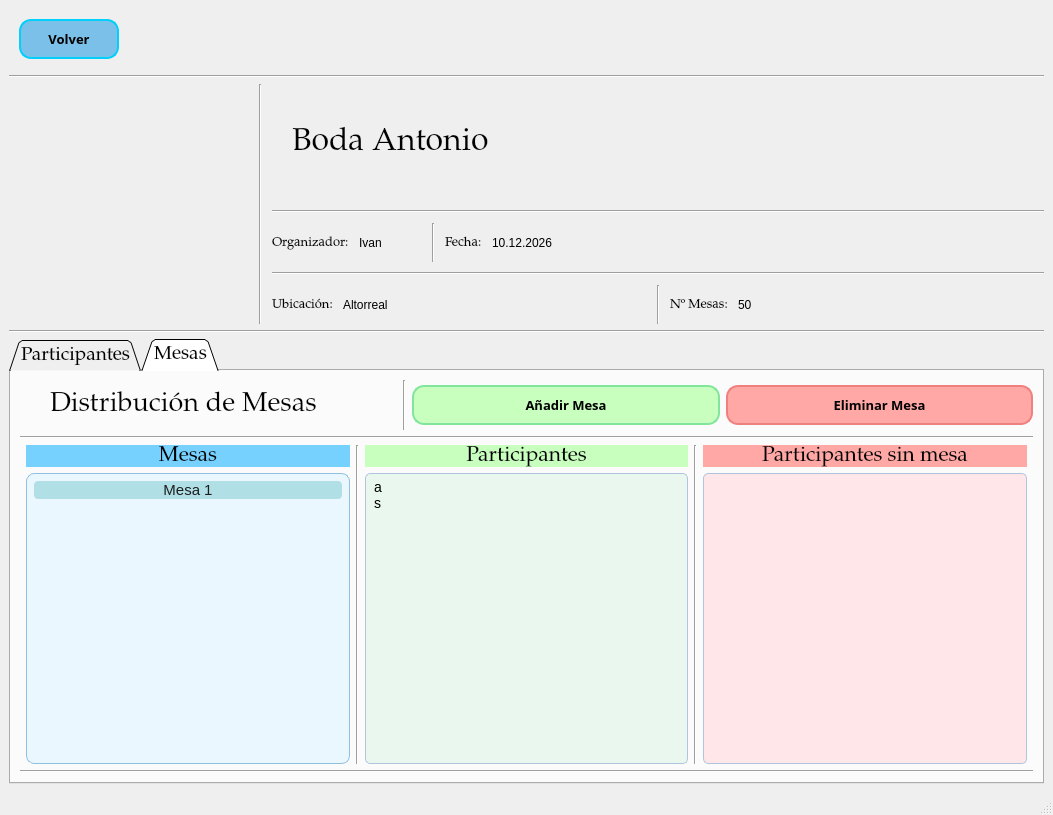
<?xml version="1.0" encoding="UTF-8"?>
<ui version="4.0">
 <class>MainWindow</class>
 <widget class="QMainWindow" name="MainWindow">
  <property name="geometry">
   <rect>
    <x>0</x>
    <y>0</y>
    <width>1053</width>
    <height>815</height>
   </rect>
  </property>
  <property name="windowTitle">
   <string>MainWindow</string>
  </property>
  <widget class="QWidget" name="centralwidget">
   <layout class="QVBoxLayout" name="verticalLayout_2" stretch="1,2,3">
    <item>
     <layout class="QVBoxLayout" name="verticalLayout_5" stretch="0,0,0">
      <item>
       <layout class="QHBoxLayout" name="horizontalLayout_6">
        <property name="spacing">
         <number>0</number>
        </property>
        <property name="leftMargin">
         <number>10</number>
        </property>
        <property name="topMargin">
         <number>10</number>
        </property>
        <property name="bottomMargin">
         <number>10</number>
        </property>
        <item>
         <widget class="QPushButton" name="btnVolver">
          <property name="minimumSize">
           <size>
            <width>100</width>
            <height>40</height>
           </size>
          </property>
          <property name="font">
           <font>
            <family>Alef</family>
            <pointsize>10</pointsize>
            <weight>75</weight>
            <italic>false</italic>
            <bold>true</bold>
           </font>
          </property>
          <property name="cursor">
           <cursorShape>PointingHandCursor</cursorShape>
          </property>
          <property name="styleSheet">
           <string notr="true">QWidget {
    background-color: rgb(122, 192, 232); /* Un rojo pastel o rosa muy claro */
	border-radius: 12px; /* Bordes Redondeados para todos los botones */
	border: 2px solid #00D0FB; /* Borde sutil */
	font-weight: bold;
}
QPushButton#btnVolver:hover {
    background-color: #00D0FB;
}</string>
          </property>
          <property name="text">
           <string>Volver</string>
          </property>
         </widget>
        </item>
        <item>
         <spacer name="horizontalSpacer_2">
          <property name="orientation">
           <enum>Qt::Horizontal</enum>
          </property>
          <property name="sizeHint" stdset="0">
           <size>
            <width>40</width>
            <height>20</height>
           </size>
          </property>
         </spacer>
        </item>
       </layout>
      </item>
      <item>
       <widget class="Line" name="line_7">
        <property name="orientation">
         <enum>Qt::Horizontal</enum>
        </property>
       </widget>
      </item>
      <item>
       <layout class="QHBoxLayout" name="horizontalLayout_5" stretch="1,0,3">
        <property name="spacing">
         <number>10</number>
        </property>
        <item>
         <widget class="QLabel" name="lblImagen">
          <property name="enabled">
           <bool>true</bool>
          </property>
          <property name="sizePolicy">
           <sizepolicy hsizetype="Fixed" vsizetype="Fixed">
            <horstretch>0</horstretch>
            <verstretch>0</verstretch>
           </sizepolicy>
          </property>
          <property name="minimumSize">
           <size>
            <width>240</width>
            <height>240</height>
           </size>
          </property>
          <property name="maximumSize">
           <size>
            <width>240</width>
            <height>240</height>
           </size>
          </property>
          <property name="sizeIncrement">
           <size>
            <width>0</width>
            <height>0</height>
           </size>
          </property>
          <property name="layoutDirection">
           <enum>Qt::LeftToRight</enum>
          </property>
          <property name="autoFillBackground">
           <bool>false</bool>
          </property>
          <property name="styleSheet">
           <string notr="true">QLabel {
}
</string>
          </property>
          <property name="text">
           <string/>
          </property>
          <property name="pixmap">
           <pixmap resource="../Imagenes/imagenes.qrc">:/icons/logoGT.png</pixmap>
          </property>
          <property name="scaledContents">
           <bool>true</bool>
          </property>
          <property name="wordWrap">
           <bool>false</bool>
          </property>
          <property name="indent">
           <number>-2</number>
          </property>
         </widget>
        </item>
        <item>
         <widget class="Line" name="line_6">
          <property name="orientation">
           <enum>Qt::Vertical</enum>
          </property>
         </widget>
        </item>
        <item>
         <layout class="QVBoxLayout" name="verticalLayout_3" stretch="3,0,1,0,1">
          <item>
           <layout class="QHBoxLayout" name="horizontalLayout_7">
            <item>
             <spacer name="horizontalSpacer_3">
              <property name="orientation">
               <enum>Qt::Horizontal</enum>
              </property>
              <property name="sizeType">
               <enum>QSizePolicy::Fixed</enum>
              </property>
              <property name="sizeHint" stdset="0">
               <size>
                <width>20</width>
                <height>20</height>
               </size>
              </property>
             </spacer>
            </item>
            <item>
             <widget class="QLabel" name="lblTituloEvento">
              <property name="font">
               <font>
                <family>Palatino Linotype</family>
                <pointsize>24</pointsize>
               </font>
              </property>
              <property name="autoFillBackground">
               <bool>false</bool>
              </property>
              <property name="text">
               <string>Boda Antonio</string>
              </property>
             </widget>
            </item>
           </layout>
          </item>
          <item>
           <widget class="Line" name="line">
            <property name="orientation">
             <enum>Qt::Horizontal</enum>
            </property>
           </widget>
          </item>
          <item>
           <layout class="QHBoxLayout" name="horizontalLayout_4" stretch="0,0,1">
            <item>
             <layout class="QHBoxLayout" name="horizontalLayout_9" stretch="0,0,0">
              <item>
               <widget class="QLabel" name="Organizador">
                <property name="font">
                 <font>
                  <family>Palatino Linotype</family>
                  <pointsize>10</pointsize>
                 </font>
                </property>
                <property name="text">
                 <string>Organizador:</string>
                </property>
               </widget>
              </item>
              <item>
               <widget class="QLabel" name="lblOrganizador">
                <property name="text">
                 <string>Ivan</string>
                </property>
               </widget>
              </item>
              <item>
               <spacer name="horizontalSpacer_4">
                <property name="orientation">
                 <enum>Qt::Horizontal</enum>
                </property>
                <property name="sizeHint" stdset="0">
                 <size>
                  <width>40</width>
                  <height>20</height>
                 </size>
                </property>
               </spacer>
              </item>
             </layout>
            </item>
            <item>
             <widget class="Line" name="line_2">
              <property name="orientation">
               <enum>Qt::Vertical</enum>
              </property>
             </widget>
            </item>
            <item>
             <layout class="QHBoxLayout" name="horizontalLayout_10">
              <property name="rightMargin">
               <number>30</number>
              </property>
              <item>
               <widget class="QLabel" name="Fecha">
                <property name="font">
                 <font>
                  <family>Palatino Linotype</family>
                  <pointsize>10</pointsize>
                 </font>
                </property>
                <property name="text">
                 <string>Fecha:</string>
                </property>
               </widget>
              </item>
              <item>
               <widget class="QLabel" name="lblFecha">
                <property name="text">
                 <string>10.12.2026</string>
                </property>
               </widget>
              </item>
              <item>
               <spacer name="horizontalSpacer_6">
                <property name="orientation">
                 <enum>Qt::Horizontal</enum>
                </property>
                <property name="sizeHint" stdset="0">
                 <size>
                  <width>40</width>
                  <height>20</height>
                 </size>
                </property>
               </spacer>
              </item>
             </layout>
            </item>
           </layout>
          </item>
          <item>
           <widget class="Line" name="line_3">
            <property name="orientation">
             <enum>Qt::Horizontal</enum>
            </property>
           </widget>
          </item>
          <item>
           <layout class="QVBoxLayout" name="verticalLayout_6">
            <item>
             <layout class="QHBoxLayout" name="horizontalLayout_8" stretch="0,0,0">
              <item>
               <layout class="QHBoxLayout" name="horizontalLayout_11">
                <item>
                 <widget class="QLabel" name="Ubicacion">
                  <property name="font">
                   <font>
                    <family>Palatino Linotype</family>
                    <pointsize>10</pointsize>
                   </font>
                  </property>
                  <property name="text">
                   <string>Ubicación:</string>
                  </property>
                 </widget>
                </item>
                <item>
                 <widget class="QLabel" name="lblUbicacion">
                  <property name="text">
                   <string>Altorreal</string>
                  </property>
                 </widget>
                </item>
                <item>
                 <spacer name="horizontalSpacer_5">
                  <property name="orientation">
                   <enum>Qt::Horizontal</enum>
                  </property>
                  <property name="sizeHint" stdset="0">
                   <size>
                    <width>40</width>
                    <height>20</height>
                   </size>
                  </property>
                 </spacer>
                </item>
               </layout>
              </item>
              <item>
               <widget class="Line" name="line_4">
                <property name="orientation">
                 <enum>Qt::Vertical</enum>
                </property>
               </widget>
              </item>
              <item>
               <layout class="QHBoxLayout" name="horizontalLayout_12">
                <item>
                 <widget class="QLabel" name="NumMesas">
                  <property name="font">
                   <font>
                    <family>Palatino Linotype</family>
                    <pointsize>10</pointsize>
                   </font>
                  </property>
                  <property name="text">
                   <string>Nº Mesas:</string>
                  </property>
                 </widget>
                </item>
                <item>
                 <widget class="QLabel" name="lblMesas">
                  <property name="text">
                   <string>50</string>
                  </property>
                 </widget>
                </item>
                <item>
                 <spacer name="horizontalSpacer_7">
                  <property name="orientation">
                   <enum>Qt::Horizontal</enum>
                  </property>
                  <property name="sizeHint" stdset="0">
                   <size>
                    <width>40</width>
                    <height>20</height>
                   </size>
                  </property>
                 </spacer>
                </item>
               </layout>
              </item>
             </layout>
            </item>
           </layout>
          </item>
         </layout>
        </item>
       </layout>
      </item>
     </layout>
    </item>
    <item>
     <widget class="Line" name="line_5">
      <property name="orientation">
       <enum>Qt::Horizontal</enum>
      </property>
     </widget>
    </item>
    <item>
     <widget class="QTabWidget" name="tabWidget">
      <property name="font">
       <font>
        <family>Palatino Linotype</family>
        <pointsize>14</pointsize>
       </font>
      </property>
      <property name="cursor">
       <cursorShape>ArrowCursor</cursorShape>
      </property>
      <property name="styleSheet">
       <string notr="true"/>
      </property>
      <property name="tabPosition">
       <enum>QTabWidget::North</enum>
      </property>
      <property name="tabShape">
       <enum>QTabWidget::Triangular</enum>
      </property>
      <property name="currentIndex">
       <number>1</number>
      </property>
      <property name="iconSize">
       <size>
        <width>32</width>
        <height>32</height>
       </size>
      </property>
      <property name="documentMode">
       <bool>false</bool>
      </property>
      <property name="tabsClosable">
       <bool>false</bool>
      </property>
      <property name="movable">
       <bool>true</bool>
      </property>
      <property name="tabBarAutoHide">
       <bool>false</bool>
      </property>
      <widget class="QWidget" name="tabListaDeParticipantes">
       <attribute name="icon">
        <iconset resource="../Imagenes/imagenes.qrc">
         <normaloff>:/icons/persona.png</normaloff>:/icons/persona.png</iconset>
       </attribute>
       <attribute name="title">
        <string>Participantes</string>
       </attribute>
       <layout class="QVBoxLayout" name="verticalLayout_8">
        <item>
         <layout class="QVBoxLayout" name="verticalLayout">
          <item>
           <layout class="QVBoxLayout" name="verticalLayout_7">
            <item>
             <layout class="QHBoxLayout" name="horizontalLayout">
              <item>
               <widget class="QLabel" name="lblListaDeParticipantes">
                <property name="font">
                 <font>
                  <family>Palatino Linotype</family>
                  <pointsize>20</pointsize>
                 </font>
                </property>
                <property name="styleSheet">
                 <string notr="true">	padding:10px;</string>
                </property>
                <property name="text">
                 <string>Lista de Participantes</string>
                </property>
               </widget>
              </item>
              <item>
               <spacer name="horizontalSpacer">
                <property name="orientation">
                 <enum>Qt::Horizontal</enum>
                </property>
                <property name="sizeType">
                 <enum>QSizePolicy::Fixed</enum>
                </property>
                <property name="sizeHint" stdset="0">
                 <size>
                  <width>40</width>
                  <height>50</height>
                 </size>
                </property>
               </spacer>
              </item>
              <item>
               <widget class="Line" name="line_16">
                <property name="orientation">
                 <enum>Qt::Vertical</enum>
                </property>
               </widget>
              </item>
              <item>
               <widget class="QPushButton" name="btnActualizarParticipante">
                <property name="minimumSize">
                 <size>
                  <width>120</width>
                  <height>40</height>
                 </size>
                </property>
                <property name="font">
                 <font>
                  <family>Alef</family>
                  <pointsize>10</pointsize>
                  <weight>75</weight>
                  <italic>false</italic>
                  <bold>true</bold>
                 </font>
                </property>
                <property name="cursor">
                 <cursorShape>PointingHandCursor</cursorShape>
                </property>
                <property name="styleSheet">
                 <string notr="true">QWidget {
    background-color: rgb(255, 230, 204); /* Un naranja muy pálido o melocotón claro */
border-radius: 12px; /* Bordes Redondeados para todos los botones */
	border: 2px solid #FFCC9A; /* Borde sutil */
font-weight: bold;
}
QPushButton#btnActualizarParticipante:hover {
    background-color: #FFCC9A; 
}</string>
                </property>
                <property name="text">
                 <string>Actualizar</string>
                </property>
               </widget>
              </item>
              <item>
               <widget class="QPushButton" name="btnAnyadirParticipante">
                <property name="minimumSize">
                 <size>
                  <width>100</width>
                  <height>0</height>
                 </size>
                </property>
                <property name="font">
                 <font>
                  <family>Alef</family>
                  <pointsize>10</pointsize>
                  <weight>75</weight>
                  <italic>false</italic>
                  <bold>true</bold>
                 </font>
                </property>
                <property name="cursor">
                 <cursorShape>PointingHandCursor</cursorShape>
                </property>
                <property name="styleSheet">
                 <string notr="true">QWidget {
    background-color: rgb(200, 255, 190); /* Un verde muy pálido, casi menta */
	padding:10px;	
/* Estilos base comunes */
    border: none;
    border-radius: 12px; /* Bordes Redondeados para todos los botones */
	border: 2px solid #81E59C; /* Borde sutil */
    padding: 8px 15px;
    font-weight: bold;
    color: black;
}

QPushButton#btnAnyadirParticipante:hover {
    background-color: #81E59C;
}</string>
                </property>
                <property name="text">
                 <string>Añadir</string>
                </property>
               </widget>
              </item>
              <item>
               <widget class="QPushButton" name="btnEliminarParticipante">
                <property name="minimumSize">
                 <size>
                  <width>110</width>
                  <height>40</height>
                 </size>
                </property>
                <property name="font">
                 <font>
                  <family>Alef</family>
                  <pointsize>10</pointsize>
                  <weight>75</weight>
                  <italic>false</italic>
                  <bold>true</bold>
                 </font>
                </property>
                <property name="cursor">
                 <cursorShape>PointingHandCursor</cursorShape>
                </property>
                <property name="styleSheet">
                 <string notr="true">QWidget {
    background-color: rgb(255, 168, 165); /* Un rojo pastel o rosa muy claro */
	border-radius: 12px; /* Bordes Redondeados para todos los botones */
	border: 2px solid #F08080; /* Borde sutil */
	font-weight: bold;
}
QPushButton#btnEliminarParticipante:hover {
    background-color: #F08080;
}</string>
                </property>
                <property name="text">
                 <string>Eliminar</string>
                </property>
               </widget>
              </item>
             </layout>
            </item>
            <item>
             <layout class="QHBoxLayout" name="horizontalLayout_15">
              <property name="spacing">
               <number>40</number>
              </property>
              <property name="leftMargin">
               <number>40</number>
              </property>
              <property name="topMargin">
               <number>0</number>
              </property>
              <property name="rightMargin">
               <number>40</number>
              </property>
              <item>
               <widget class="QLabel" name="BuscarParticipante">
                <property name="maximumSize">
                 <size>
                  <width>200</width>
                  <height>16777215</height>
                 </size>
                </property>
                <property name="text">
                 <string>Buscar Participante</string>
                </property>
               </widget>
              </item>
              <item>
               <widget class="QLineEdit" name="lneBuscadorParticipante">
                <property name="maximumSize">
                 <size>
                  <width>200</width>
                  <height>16777215</height>
                 </size>
                </property>
               </widget>
              </item>
              <item>
               <widget class="QPushButton" name="btnAsignacionAutomatica">
                <property name="minimumSize">
                 <size>
                  <width>240</width>
                  <height>40</height>
                 </size>
                </property>
                <property name="font">
                 <font>
                  <family>Alef</family>
                  <pointsize>10</pointsize>
                  <weight>75</weight>
                  <italic>false</italic>
                  <bold>true</bold>
                 </font>
                </property>
                <property name="cursor">
                 <cursorShape>PointingHandCursor</cursorShape>
                </property>
                <property name="styleSheet">
                 <string notr="true">QWidget {
    background-color: rgb(204, 255, 255); /* Un azul cian o turquesa muy pálido */
	font-weight: bold;
border-radius: 12px; /* Bordes Redondeados para todos los botones */
	border: 2px solid #4AEDFF; /* Borde sutil */
font-weight: bold;
}
QPushButton#btnAsignacionAutomatica:hover {
    background-color: #4AEDFF;
}</string>
                </property>
                <property name="text">
                 <string>Asignacion Automática</string>
                </property>
               </widget>
              </item>
              <item>
               <widget class="QPushButton" name="btnGenerarInforme">
                <property name="minimumSize">
                 <size>
                  <width>0</width>
                  <height>40</height>
                 </size>
                </property>
                <property name="font">
                 <font>
                  <family>Arial</family>
                  <pointsize>10</pointsize>
                  <weight>75</weight>
                  <bold>true</bold>
                 </font>
                </property>
                <property name="cursor">
                 <cursorShape>PointingHandCursor</cursorShape>
                </property>
                <property name="styleSheet">
                 <string notr="true">QWidget {
    background-color: rgb(204, 255, 255); /* Un azul cian o turquesa muy pálido */
	font-weight: bold;
border-radius: 12px; /* Bordes Redondeados para todos los botones */
	border: 2px solid #4AEDFF; /* Borde sutil */
font-weight: bold;
}
QPushButton#btnGenerarInforme:hover {
    background-color: #4AEDFF;
}</string>
                </property>
                <property name="text">
                 <string>Generar Informe</string>
                </property>
               </widget>
              </item>
             </layout>
            </item>
            <item>
             <widget class="Line" name="line_15">
              <property name="orientation">
               <enum>Qt::Horizontal</enum>
              </property>
             </widget>
            </item>
            <item>
             <widget class="QTableWidget" name="tablaParticipantes">
              <property name="font">
               <font>
                <family>Microsoft JhengHei UI Light</family>
                <pointsize>14</pointsize>
               </font>
              </property>
              <property name="editTriggers">
               <set>QAbstractItemView::NoEditTriggers</set>
              </property>
              <row>
               <property name="text">
                <string>1</string>
               </property>
              </row>
              <column>
               <property name="text">
                <string>PARTICIPANTE</string>
               </property>
              </column>
              <column>
               <property name="text">
                <string>ACOMPAÑANTES</string>
               </property>
              </column>
              <column>
               <property name="text">
                <string>INCOMPATIBILIDADES</string>
               </property>
              </column>
              <column>
               <property name="text">
                <string>MESA</string>
               </property>
              </column>
              <item row="0" column="0">
               <property name="text">
                <string>Sergio</string>
               </property>
               <property name="font">
                <font>
                 <pointsize>10</pointsize>
                </font>
               </property>
              </item>
              <item row="0" column="1">
               <property name="text">
                <string>Ibai Llanos Garatea, Ibai Llanos Garatea</string>
               </property>
              </item>
              <item row="0" column="2">
               <property name="text">
                <string>Ibai Llanos Garatea, Ibai Llanos Garatea</string>
               </property>
              </item>
              <item row="0" column="3">
               <property name="text">
                <string>4</string>
               </property>
              </item>
             </widget>
            </item>
           </layout>
          </item>
         </layout>
        </item>
       </layout>
      </widget>
      <widget class="QWidget" name="tabDistribucionDeMesas">
       <attribute name="icon">
        <iconset resource="../Imagenes/imagenes.qrc">
         <normaloff>:/icons/mesa.png</normaloff>:/icons/mesa.png</iconset>
       </attribute>
       <attribute name="title">
        <string>Mesas</string>
       </attribute>
       <layout class="QVBoxLayout" name="verticalLayout_11">
        <item>
         <layout class="QHBoxLayout" name="LayoutDistribucionDeMesas">
          <property name="leftMargin">
           <number>30</number>
          </property>
          <item>
           <widget class="QLabel" name="DistribucionDeMesas">
            <property name="font">
             <font>
              <family>Palatino Linotype</family>
              <pointsize>20</pointsize>
             </font>
            </property>
            <property name="text">
             <string>Distribución de Mesas</string>
            </property>
           </widget>
          </item>
          <item>
           <spacer name="spacerDistribucionDeMesas">
            <property name="orientation">
             <enum>Qt::Horizontal</enum>
            </property>
            <property name="sizeType">
             <enum>QSizePolicy::Fixed</enum>
            </property>
            <property name="sizeHint" stdset="0">
             <size>
              <width>40</width>
              <height>50</height>
             </size>
            </property>
           </spacer>
          </item>
          <item>
           <widget class="Line" name="line_14">
            <property name="orientation">
             <enum>Qt::Vertical</enum>
            </property>
           </widget>
          </item>
          <item>
           <widget class="QPushButton" name="btnAnyadirMesa">
            <property name="minimumSize">
             <size>
              <width>180</width>
              <height>40</height>
             </size>
            </property>
            <property name="font">
             <font>
              <family>Alef</family>
              <pointsize>10</pointsize>
              <weight>75</weight>
              <italic>false</italic>
              <bold>true</bold>
             </font>
            </property>
            <property name="cursor">
             <cursorShape>PointingHandCursor</cursorShape>
            </property>
            <property name="styleSheet">
             <string notr="true">QWidget {
    background-color: rgb(200, 255, 190); /* Un verde muy pálido, casi menta */
	padding:10px;	
/* Estilos base comunes */
    border: none;
    border-radius: 12px; /* Bordes Redondeados para todos los botones */
	border: 2px solid #81E59C; /* Borde sutil */
    padding: 8px 15px;
    font-weight: bold;
    color: black;
}

QPushButton#btnAnyadirMesa:hover {
    background-color: #81E59C;
}</string>
            </property>
            <property name="text">
             <string>Añadir Mesa</string>
            </property>
           </widget>
          </item>
          <item>
           <widget class="QPushButton" name="btnEliminarMesa">
            <property name="minimumSize">
             <size>
              <width>180</width>
              <height>40</height>
             </size>
            </property>
            <property name="font">
             <font>
              <family>Alef</family>
              <pointsize>10</pointsize>
              <weight>75</weight>
              <italic>false</italic>
              <bold>true</bold>
             </font>
            </property>
            <property name="cursor">
             <cursorShape>PointingHandCursor</cursorShape>
            </property>
            <property name="styleSheet">
             <string notr="true">QWidget {
    background-color: rgb(255, 168, 165); /* Un rojo pastel o rosa muy claro */
	border-radius: 12px; /* Bordes Redondeados para todos los botones */
	border: 2px solid #F08080; /* Borde sutil */
	font-weight: bold;
}
QPushButton#btnEliminarMesa:hover {
    background-color: #F08080;
}</string>
            </property>
            <property name="text">
             <string>Eliminar Mesa</string>
            </property>
           </widget>
          </item>
         </layout>
        </item>
        <item>
         <widget class="Line" name="line_8">
          <property name="orientation">
           <enum>Qt::Horizontal</enum>
          </property>
         </widget>
        </item>
        <item>
         <layout class="QHBoxLayout" name="horizontalLayout_2">
          <item>
           <widget class="Line" name="line_11">
            <property name="orientation">
             <enum>Qt::Horizontal</enum>
            </property>
           </widget>
          </item>
          <item>
           <layout class="QVBoxLayout" name="VerticalLayoutMesas">
            <item>
             <widget class="QLabel" name="Mesas">
              <property name="font">
               <font>
                <family>Palatino Linotype</family>
                <pointsize>16</pointsize>
               </font>
              </property>
              <property name="styleSheet">
               <string notr="true">background-color:#77D1FF;</string>
              </property>
              <property name="text">
               <string>Mesas</string>
              </property>
              <property name="alignment">
               <set>Qt::AlignCenter</set>
              </property>
             </widget>
            </item>
            <item>
             <widget class="QListWidget" name="listWidgetMesas">
              <property name="font">
               <font>
                <pointsize>-1</pointsize>
               </font>
              </property>
              <property name="layoutDirection">
               <enum>Qt::LeftToRight</enum>
              </property>
              <property name="autoFillBackground">
               <bool>false</bool>
              </property>
              <property name="styleSheet">
               <string notr="true">/* ESTILO GENERAL DE LAS LISTAS (QListWidget) - Mesas */
QListWidget#listWidgetMesas { /* Usa el objectName real de tu lista de Mesas */
    background: #EAF7FF; /* Fondo general azul muy pálido */
    border: 1px solid #90C0E0; /* Borde azul suave */
    border-radius: 8px; /* Bordes más suaves */
    font-size: 15px; /* Ligeramente más grande */
    padding: 5px;
text-align: center;

}

/* Centrado del texto en TODOS los ítems de QListWidget (horizontal) */
QListWidget#listWidgetMesas::item {
    text-align: center;
    /* Estilo base de los ítems: el color que querías para todas las mesas */
    background-color: #B0E0E6; /* Azul claro suave (como el de tu imagen) */
    color: #1E1E1E; /* Texto oscuro para contraste */
    margin: 2px; /* Pequeño margen entre elementos */
    border-radius: 4px; /* Bordes redondeados en cada ítem */
}

/* Estilo para el hover */
QListWidget#listWidgetMesas::item:hover {
    background: #A0D0E0; /* Azul ligeramente más oscuro al pasar el ratón */
}

/* Estilo para el elemento REALMENTE seleccionado */
QListWidget#listWidgetMesas::item:selected {
    background: #4682B4; /* Azul Acero (color de selección fuerte) */
    color: white;
    font-weight: bold; /* Destacar el seleccionado */
text-align: center;
}</string>
              </property>
              <property name="dragEnabled">
               <bool>false</bool>
              </property>
              <item>
               <property name="text">
                <string>Mesa 1</string>
               </property>
               <property name="font">
                <font>
                 <pointsize>11</pointsize>
                 <weight>50</weight>
                 <bold>false</bold>
                 <kerning>true</kerning>
                </font>
               </property>
               <property name="textAlignment">
                <set>AlignCenter</set>
               </property>
               <property name="background">
                <brush brushstyle="SolidPattern">
                 <color alpha="255">
                  <red>85</red>
                  <green>255</green>
                  <blue>255</blue>
                 </color>
                </brush>
               </property>
               <property name="foreground">
                <brush brushstyle="SolidPattern">
                 <color alpha="255">
                  <red>0</red>
                  <green>0</green>
                  <blue>0</blue>
                 </color>
                </brush>
               </property>
               <property name="flags">
                <set>ItemIsSelectable|ItemIsEditable|ItemIsDragEnabled|ItemIsDropEnabled|ItemIsUserCheckable|ItemIsEnabled</set>
               </property>
              </item>
             </widget>
            </item>
           </layout>
          </item>
          <item>
           <widget class="Line" name="line_9">
            <property name="orientation">
             <enum>Qt::Vertical</enum>
            </property>
           </widget>
          </item>
          <item>
           <layout class="QVBoxLayout" name="VerticalLayoutParticipantes">
            <item>
             <widget class="QLabel" name="Participantes">
              <property name="font">
               <font>
                <family>Palatino Linotype</family>
                <pointsize>16</pointsize>
               </font>
              </property>
              <property name="styleSheet">
               <string notr="true">background-color:#C8FFBE;</string>
              </property>
              <property name="text">
               <string>Participantes</string>
              </property>
              <property name="alignment">
               <set>Qt::AlignCenter</set>
              </property>
             </widget>
            </item>
            <item>
             <widget class="QListWidget" name="listWidgetParticipantes">
              <property name="acceptDrops">
               <bool>false</bool>
              </property>
              <property name="styleSheet">
               <string notr="true">/* ESTILO GENERAL DE LAS LISTAS (QListWidget) - Participantes */
QListWidget#listWidgetParticipantes {
    background: #EAF7EE; /* Fondo blanco-gris muy claro */
    border: 1px solid #B0C4DE; /* Borde azul-grisáceo claro */
    border-radius: 5px;
    font-size: 14px;
    padding: 5px;
    /* Removido: qproperty-alignment no es válido para QListWidget */
}

/* Centrado del texto en TODOS los ítems de QListWidget (horizontal) */
QListWidget#listWidgetParticipantes::item {
    text-align: center;
}

/* Estilo para el hover */
QListWidget#listWidgetParticipantes::item:hover {
    background: #EFEFEF; /* Gris muy suave en hover */
}

/* Estilo para el elemento seleccionado */
QListWidget#listWidgetParticipantes::item:selected {
    background: #ADD8E6; /* Azul claro (LightBlue) para la selección */
    color: black;
    border-left: 5px solid #4A90E2; /* Barra de color primario a la izquierda para destacar */
}</string>
              </property>
              <item>
               <property name="text">
                <string>a</string>
               </property>
              </item>
              <item>
               <property name="text">
                <string>s</string>
               </property>
              </item>
             </widget>
            </item>
           </layout>
          </item>
          <item>
           <widget class="Line" name="line_10">
            <property name="orientation">
             <enum>Qt::Vertical</enum>
            </property>
           </widget>
          </item>
          <item>
           <layout class="QVBoxLayout" name="VerticalLayoutParticipantesSinMesa">
            <item>
             <widget class="QLabel" name="ParticipantesSinMesa">
              <property name="font">
               <font>
                <family>Palatino Linotype</family>
                <pointsize>16</pointsize>
               </font>
              </property>
              <property name="styleSheet">
               <string notr="true">background-color:#FFA8A5;</string>
              </property>
              <property name="text">
               <string>Participantes sin mesa</string>
              </property>
              <property name="alignment">
               <set>Qt::AlignCenter</set>
              </property>
             </widget>
            </item>
            <item>
             <widget class="QListWidget" name="listWidgetParticipantesSinMesas">
              <property name="acceptDrops">
               <bool>false</bool>
              </property>
              <property name="styleSheet">
               <string notr="true">/* ESTILO GENERAL DE LAS LISTAS (QListWidget) - Participantes sin mesa */
QListWidget#listWidgetParticipantesSinMesas { /* Asegúrate de reemplazar con el objectName de esta lista */
    background: #FFE6E8; /* Fondo Blanco-Azulado Fantasma */
    border: 1px solid #B0C4DE;
    border-radius: 5px;
    font-size: 14px;
    padding: 5px;
    /* Alinear el contenido general de la vista */
    qproperty-alignment: AlignCenter; 
}

/* 2. LISTA DETALLE (Participantes sin mesa) */
QListWidget#listWidgetParticipantesSinMesas::item {
    /* Opción 2: Alinear el texto dentro del ítem */
    text-align: center;
}

/* Estilo para el hover */
QListWidget#listWidgetParticipantesSinMesas::item:hover {
    background: #E5F3FF; /* Un azul muy, muy claro en hover */
}

/* Estilo para el elemento seleccionado */
QListWidget#listWidget_SinMesa::item:selected {
    background: #9BBFEB; /* Un azul un poco más oscuro que el anterior */
    color: black;
    border-left: 5px solid #0077B6; /* Barra azul más intensa */
}</string>
              </property>
             </widget>
            </item>
           </layout>
          </item>
          <item>
           <widget class="Line" name="line_12">
            <property name="orientation">
             <enum>Qt::Horizontal</enum>
            </property>
           </widget>
          </item>
         </layout>
        </item>
        <item>
         <widget class="Line" name="line_13">
          <property name="orientation">
           <enum>Qt::Horizontal</enum>
          </property>
         </widget>
        </item>
       </layout>
      </widget>
     </widget>
    </item>
   </layout>
  </widget>
  <widget class="QStatusBar" name="statusbar"/>
 </widget>
 <resources>
  <include location="../Imagenes/imagenes.qrc"/>
 </resources>
 <connections/>
</ui>
